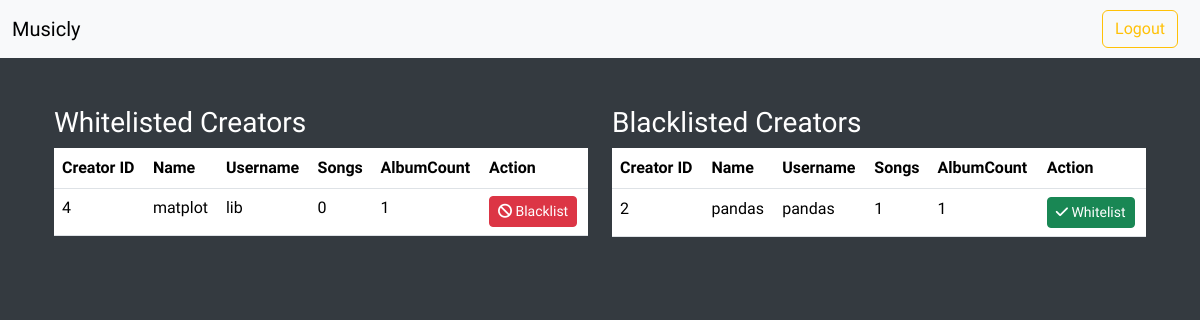
The page /adminHome/manageCreators (signed in) on the database its author committed.
### models.py (models this page shows, shortened)
class User(UserMixin, db.Model):
    __tablename__ = 'User'
    id = db.Column(db.Integer, primary_key = True)
    username = db.Column(db.String(32), unique = True, nullable=False)
    passhash = db.Column(db.String(512), nullable = False)
    name = db.Column(db.String(32), nullable=True)
    email = db.Column(db.String(120), unique =True, nullable = False)
    role = db.Column(db.String(26), nullable = False, default='User')
    is_admin = db.Column(db.Boolean, nullable=False, default=False)
    status = db.Column(db.String(16), nullable=False, default="white")
    @property
    def password(self):
        raise AttributeError("Password is not a readable attribute")

### routes.py (the view)
@app.route('/adminHome/manageCreators')
@auth_required
def manageCreators():
    creators = User.query.filter_by(role="creator").all()
    creators_data = (
        db.session.query(
            User.id,
            User.name,
            User.username,
            User.status,
            db.func.count(db.func.distinct(Songs.id)).label('totalSongs'),
            db.func.count(db.func.distinct(Album.id)).label('totalAlbums')
        ).filter(User.role == 'creator').outerjoin(Songs, User.id == Songs.CreatorId).outerjoin(Album, User.id == Album.CreatorId).group_by(User.id, User.name, User.username).all()
    )
    return render_template("manageCreator.html", user = User.query.get(session["user_id"]), creators = creators_data,  need = True)

### routes.py (called while the page is built)
def auth_required(func):
    @wraps(func)
    def inner(*args, **kwargs):
        if "user_id" not in session:
            flash("Login required.", 'danger')
            return redirect(url_for("login"))
        return func(*args, **kwargs)
    return inner

### templates/manageCreator.html (shortened to what this page needs)
{% extends 'layout.html' %}
{% block content %}
<div class="container mt-5">
    <div class="row mt-4">
      <div class="col-md-6">
        <h3>Whitelisted Creators</h3>
        <table class="table">
          <thead>
            <tr>
              <th>Creator ID</th>
              <th>Name</th>
              <th>Username</th>
              <th>Songs</th>
              <th>AlbumCount</th>
              <th>Action</th>
            </tr>
          </thead>
          <tbody>
            {% for creator in creators %}
            <tr>
                {% if creator[3] == "white" %}
                  <td>{{ creator[0] }}</td>
                  <td>{{ creator[1] }}</td>
                  <td>{{ creator[2] }}</td>
                  <td>{{ creator[4] }}</td>
                  <td>{{ creator[5] }}</td>
                  <td>
                    <form>
                      <button type="submit" class="btn btn-danger btn-sm"><i class="fas fa-ban"></i><a href="manageCreators/{{creator[0]}}/{{'black'}}"> Blacklist</a></button>
                    </form>
                  </td>
                  {% endif %}
                </tr>
                {% endfor %}
          </tbody>
        </table>
      </div>
      <div class="col-md-6">
        <h3>Blacklisted Creators</h3>
        <table class="table">
          <thead>
            <tr>
                <th>Creator ID</th>
                <th>Name</th>
                <th>Username</th>
                <th>Songs</th>
                <th>AlbumCount</th>
                <th>Action</th>
            </tr>
          </thead>
          <tbody>
            {% for creator in creators %}
            <tr>
              {% if creator[3] == "black" %}
                <td>{{ creator[0] }}</td>
                <td>{{ creator[1] }}</td>
                <td>{{ creator[2] }}</td>
                <td>{{ creator[4] }}</td>
                <td>{{ creator[5] }}</td>
                <td>
                  <form>
                    <button type="submit" class="btn btn-success btn-sm"><i class="fas fa-check"></i><a href="manageCreators/{{creator[0]}}/{{'white'}}"> Whitelist</a></button>
                  </form>
                </td>
              {% endif %}
            </tr>
            {% endfor %}
          </tbody>
        </table>
      </div>
    </div>
  </div>
{% endblock %}

### templates/layout.html (style rules this page uses)
body { margin: 0; padding: 0; font-family: 'Balsamiq Sans', 'cursive'; background-color: #343a40; color: #ffffff; }

### templates/manageCreator.html (style rules this page uses)
a { text-decoration: none; color: white; }

### rows shown on the page
User: id "4", name "matplot", username "lib", is_admin "0", creator "1"
User: id "2", name "pandas", username "pandas", creator "1"
